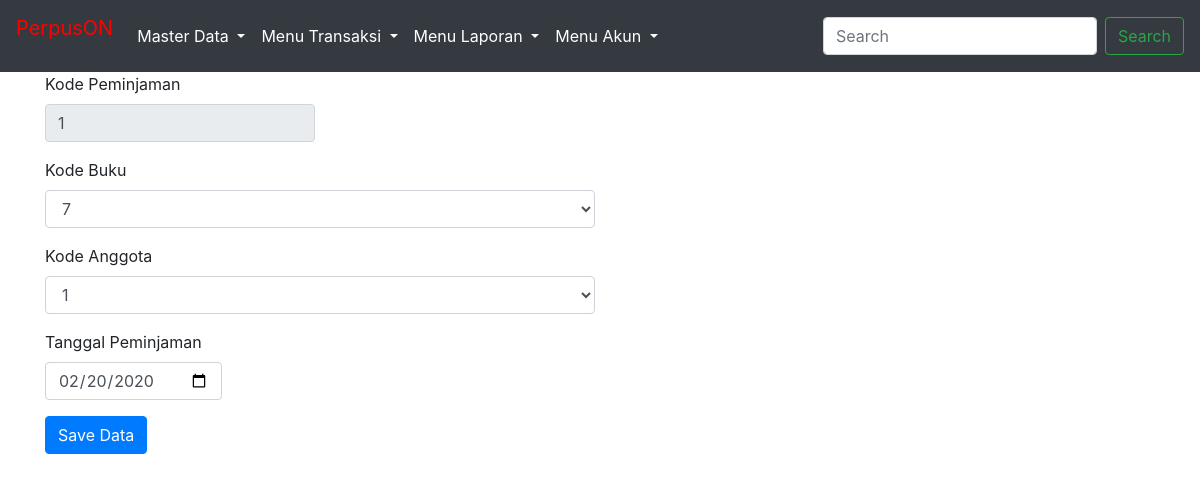
/public/peminjaman/edit.php?id=1 (signed in), run on the app's committed database.
### tables this page shows
CREATE TABLE `peminjaman` (
  `kode_peminjaman` int(11) NOT NULL,
  `kode_buku` int(11) NOT NULL,
  `kode_anggota` int(11) NOT NULL,
  `tanggal_peminjaman` date NOT NULL
);

### function/utility.php (called while the page is built, shortened)
<?php
$conn = mysqli_connect("localhost", "root", "", "db_rekayasa_web");
function query($sql) {
	global $conn;
	$result = mysqli_query($conn, $sql);
	$rows = [];
	while( $row = mysqli_fetch_assoc($result) ) {
		$rows[] = $row;
	}
	return $rows;
}

### public/peminjaman/edit.php (the view, shortened to what this page needs)
<?php
$id = $_GET["id"];
$peminjaman = query("SELECT * FROM peminjaman WHERE kode_peminjaman = $id")[0];
?>
<?php
require_once '../template/header.php'
?>
<div class="container">
<form action="" method="post">
  <div class="form-row">
    <div class="form-group col-md-3">
      <label for="kode_Anggota">Kode Peminjaman</label>
      <input type="text" class="form-control" value="<?= $peminjaman['kode_peminjaman'] ?>" name="kode_peminjaman" readonly  id="kode_peminjaman">
    </div>
  </div>
  <div class="form-row">
  <div class="form-group col-md-6">
    <label for="nama_anggota">Kode Buku</label>
    <select id="inputState" name="kode_buku" class="form-control" required>
    <option  value="<?= $peminjaman['kode_buku'];  ?>"><?= $peminjaman['kode_buku'];  ?></option>
    </select>
   </div>
  </div>
  <div class="form-row">
  <div class="form-group col-md-6">
    <label for="nama_anggota">Kode Anggota</label>
    <select id="inputState" name="kode_anggota" class="form-control" required>
    <option value="<?= $peminjaman['kode_anggota'];  ?>"><?= $peminjaman['kode_anggota'];  ?></option>
    </select>
   </div>
  </div>
  <div class="form-row">
  <div class="form-group col-md-2">
    <label for="alamat">Tanggal Peminjaman</label>
    <input type="date" class="form-control" name="tanggal" value="<?= $peminjaman['tanggal_peminjaman']?>">
  </div>
  </div>
  <button type="submit" class="btn btn-primary" name="ubah">Save Data</button>
</form>
</div>
<?php
require_once '../template/footer.php'
?>

### data on the page
peminjaman: kode_peminjaman "1", kode_buku "7", kode_anggota "1", tanggal "02/20/2020"
